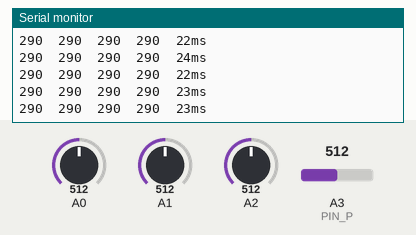
Simulated run of this sketch. Board: Arduino Uno, built with avr-gcc and run on an emulated ATmega328P. On the bench: the last lines printed to the serial monitor. The inputs (shaded band) are chosen by the test bench; at power-on: A3 (PIN_P) = 512, A0 = 512, A1 = 512, A2 = 512. No radio packets arrive unless stated.

Above: at 1.2 s.
1.3 s: A3 (PIN_P) set to 187
At 2.0 s:
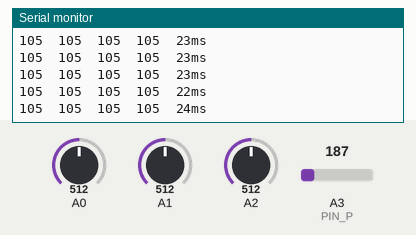
4.3 s: A3 (PIN_P) set to 165
At 5.1 s:
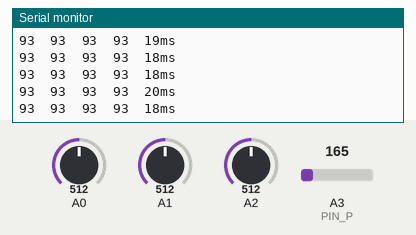
Timing chart, 0 to 7.3 s (numbered marks = the images above; inputs shaded):
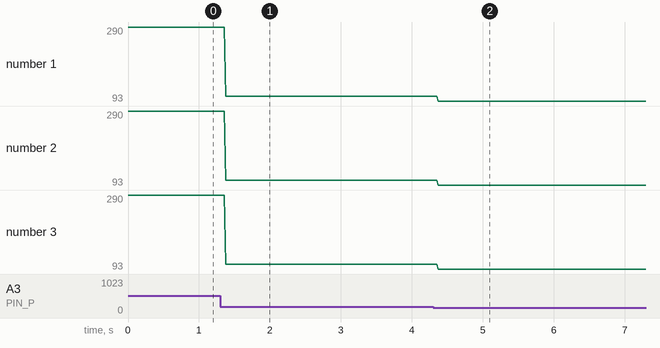

The sketch:

controler_TX.ino
```cpp
#include <SPI.h>
#include "nRF24L01.h"
#include "RF24.h"
#include "printf.h"

#define PIN_X 0
#define PIN_Y 1
#define PIN_R 2
#define PIN_P 3

#define PIN_MIN 0
#define PIN_MAX 1023

#define VAL_MIN 0
#define VAL_MID 500
#define VAL_MAX 1000

#define CE_PIN 7
#define CS_PIN 8

float val_x;
float val_y;
float val_r;
float val_p;

int esc[4];

unsigned long t0;
unsigned long t1;
unsigned long td;

RF24 radio(CE_PIN, CS_PIN);
const uint64_t pipe = 0xABCDABCD11LL;

void setup() {
  Serial.begin(9600);
  printf_begin();

  radio.begin();
  radio.powerUp();
  radio.setChannel(108);
  radio.setPayloadSize(12);
  radio.setPALevel(RF24_PA_MAX);
  radio.setDataRate(RF24_250KBPS);
  radio.setAutoAck(false);
  radio.disableCRC();
  radio.setRetries(2, 5);
  radio.openWritingPipe(pipe);
  radio.printDetails();

  t0 = millis();
}

void loop() {
  val_p = map(analogRead(PIN_P), PIN_MIN, PIN_MAX, VAL_MIN, VAL_MAX);
  val_x = (calibratedAnalogRead(PIN_X) - VAL_MID) * val_p * 0.00012;
  val_y = (calibratedAnalogRead(PIN_Y) - VAL_MID) * val_p * 0.00012;
  val_r = (calibratedAnalogRead(PIN_R) - VAL_MID) * val_p * 0.00012;
  val_p = val_p * 0.58;  // max output per esc 580+3x60=760

  /*
  Serial.print(val_x);
  Serial.print("\t");
  Serial.print(val_y);
  Serial.print("\t");
  Serial.print(val_r);
  Serial.print("\t");
  Serial.println(val_p);
  */

  esc[0] = (int) (val_p +     val_x  + neg(val_y) +     val_r );
  esc[1] = (int) (val_p + neg(val_x) + neg(val_y) + neg(val_r));
  esc[2] = (int) (val_p +     val_x  +     val_y  + neg(val_r));
  esc[3] = (int) (val_p + neg(val_x) +     val_y  +     val_r );

  Serial.print(esc[0]);
  Serial.print("\t");
  Serial.print(esc[1]);
  Serial.print("\t");
  Serial.print(esc[2]);
  Serial.print("\t");
  Serial.print(esc[3]);

  byte data[12] = {0, 0, 0, 0, 0, 0, 0, 0, 0, 0, 0, 0};

  for (int i = 0; i < 4; i++){
    int n = 0;
    int esc_val = esc[i];
    while (esc_val > 255){
      data[i * 3 + n] = 255;
      esc_val = esc_val - 255;
      n++;
    }
    data[i * 3 + n] = esc_val;
  }

  radio.writeFast(&data, 12);
  radio.txStandBy();

  t1  = millis();
  td = t1 - t0;
  Serial.print("\t");
  Serial.print(td);
  Serial.println("ms");
  t0 = t1;
}

float neg(float value) {
  float result = value - (value * 2);
  return result;
}

float calibratedAnalogRead(int pin){
  int value = analogRead(pin);
  float result;
  if (value <= 63){
    result = 0;
  } else if (value >= 64 && value <= 447){
    result = (value - 64) * 1.3 + 1;
  } else if (value >= 448 && value <= 575){
    result = 500;
  } else if (value >= 576 && value <= 959){
    result = (value - 576) * 1.3 + 501;
  } else if (value >= 960){
    result = 1000;
  }
  return result;
}
```

Measured:
- after the input at 1.3 s, the serial monitor: prints a new line after 0.08 s (image 1)
- after the input at 4.3 s, the serial monitor: prints a new line after 0.07 s (image 2)
- plotted number 1: 290 → 105 after the input at 1.3 s, 105 → 93 after the input at 4.3 s
- plotted number 2: 290 → 105 after the input at 1.3 s, 105 → 93 after the input at 4.3 s
- plotted number 3: 290 → 105 after the input at 1.3 s, 105 → 93 after the input at 4.3 s
